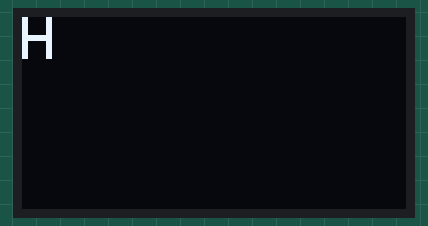
This program was run on a simulated Adafruit Feather M0. On the bench: 128×64 one-colour display. What the program prints to the serial monitor is not drawn.

Above: at 0.19 s.
At 0.64 s:
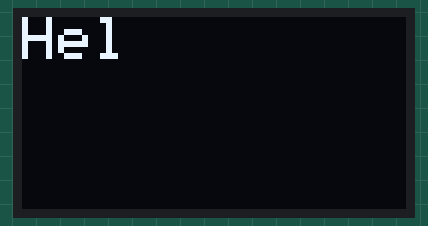
At 1.3 s:
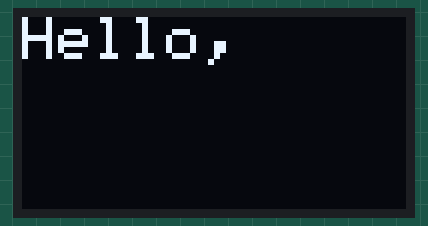
At 2.45 s:
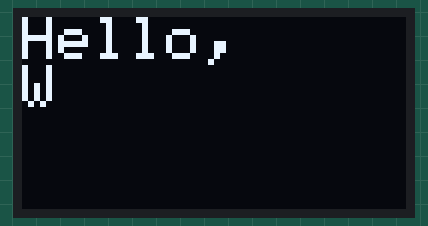
At 3.5 s:
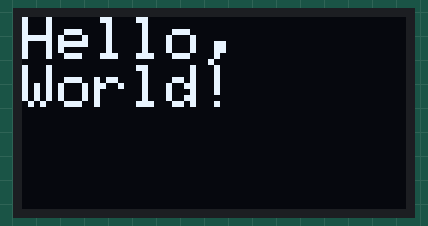
At 15.7 s:
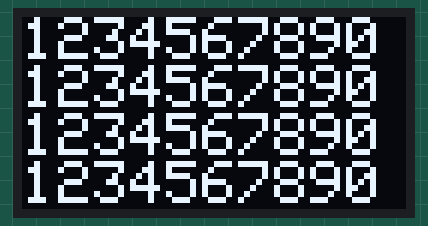

The program:

main.cpp
```cpp
/*******************************************************************************
 *
 * Display Text on ssd1306 128x64 i2c OLED
 *
 ******************************************************************************/

#include <SPI.h>
#include <Wire.h>
#include <Adafruit_GFX.h>
#include <Adafruit_SSD1306.h>
#include <string>

#define SCREEN_WIDTH 128 // OLED display width, in pixels
#define SCREEN_HEIGHT 64 // OLED display height, in pixels

#define OLED_RESET     4
#define SCREEN_ADDRESS 0x3C
#define MAX_MSG_LEN    40

Adafruit_SSD1306 display(SCREEN_WIDTH, SCREEN_HEIGHT, &Wire, OLED_RESET);

void write_to_display(char *);

void setup() {
    Serial.begin(115200);

    // uncomment for serial debugging
    //while (!Serial);

    // SSD1306_SWITCHCAPVCC = generate display voltage from 3.3V internally
    if(!display.begin(SSD1306_SWITCHCAPVCC, SCREEN_ADDRESS)) {
        Serial.println(F("SSD1306 allocation failed"));
        for(;;); // Don't proceed, loop forever
    }

    // Clear buffer
    display.clearDisplay();
    display.display();

    Serial.println("START OLED DISPLAY...");
}

void loop() {
    char msg[MAX_MSG_LEN+1];

    // 40 characters max
    write_to_display("Hello,    World!   ");

    snprintf(msg, sizeof msg, "%s%s%s%s%s",
             "1234567890", "1234567890",
             "1234567890", "1234567890", "ABCDEFGHIJ");

    // ABCDEFGHIJ won't be displayed
    write_to_display(msg);
}

void write_to_display(char *msg) {
    display.clearDisplay();

    display.setTextSize(2);
    display.setTextColor(SSD1306_WHITE);
    display.setCursor(0,0);

    //display.println(F(msg));
    for (size_t i=0; i<strlen(msg); i++) {
        display.printf("%c", F(msg[i]));
        display.display();
        delay(200);
    }

    // display for 2.5s minimum until the next one
    delay(2500);
}
```

Measured:
- by itself, everything shown: repeats every 18.3 s, in 52 steps
- what the display in image 2 shows lasts 1.1 s, from 1.2 s to 2.3 s
- what the display in image 4 shows lasts 3.4 s, from 3.5 s to 6.9 s
- what the display in image 5 shows lasts 2.7 s, from 15.7 s to 18.4 s
